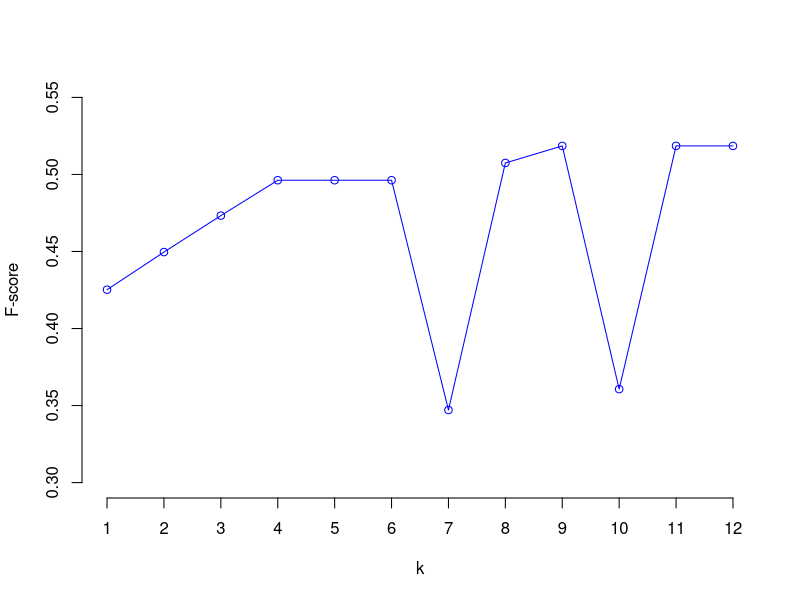

Generate this figure with R:
pdf("k.pdf", width=6, height=4)

# Define 2 vectors
acc <- c(0.425197,
         0.449612,
         0.473282,
         0.496241,
         0.496241,
         0.496241,
         0.347107,
         0.507463,
         0.518519,
         0.360656,
         0.518519,
         0.518519)

plot(acc, type="o", col="blue", ylim=c(0.3,0.55), axes=FALSE, ann=FALSE)


axis(1, at=1:12, lab=1:12)
axis(2, at=0.3+(0.05*0:5))

title(xlab="k")
title(ylab="F-score")

dev.off()
